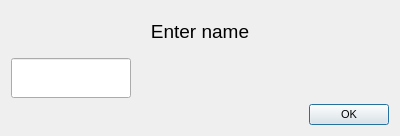
<?xml version="1.0" encoding="UTF-8"?>
<ui version="4.0">
 <class>Dialog</class>
 <widget class="QDialog" name="Dialog">
  <property name="geometry">
   <rect>
    <x>0</x>
    <y>0</y>
    <width>400</width>
    <height>136</height>
   </rect>
  </property>
  <property name="sizePolicy">
   <sizepolicy hsizetype="Fixed" vsizetype="Fixed">
    <horstretch>0</horstretch>
    <verstretch>0</verstretch>
   </sizepolicy>
  </property>
  <property name="font">
   <font>
    <pointsize>8</pointsize>
   </font>
  </property>
  <property name="windowTitle">
   <string>Dialog</string>
  </property>
  <layout class="QVBoxLayout" name="verticalLayout">
   <item>
    <widget class="QLabel" name="label">
     <property name="font">
      <font>
       <pointsize>14</pointsize>
      </font>
     </property>
     <property name="text">
      <string>Enter name</string>
     </property>
     <property name="alignment">
      <set>Qt::AlignCenter</set>
     </property>
    </widget>
   </item>
   <item>
    <widget class="QLineEdit" name="nameEdit">
     <property name="sizePolicy">
      <sizepolicy hsizetype="Expanding" vsizetype="Preferred">
       <horstretch>0</horstretch>
       <verstretch>0</verstretch>
      </sizepolicy>
     </property>
     <property name="maximumSize">
      <size>
       <width>120</width>
       <height>16777215</height>
      </size>
     </property>
     <property name="alignment">
      <set>Qt::AlignLeading|Qt::AlignLeft|Qt::AlignVCenter</set>
     </property>
    </widget>
   </item>
   <item>
    <widget class="QDialogButtonBox" name="dialogOk">
     <property name="orientation">
      <enum>Qt::Horizontal</enum>
     </property>
     <property name="standardButtons">
      <set>QDialogButtonBox::Ok</set>
     </property>
    </widget>
   </item>
  </layout>
 </widget>
 <resources/>
 <connections>
  <connection>
   <sender>dialogOk</sender>
   <signal>accepted()</signal>
   <receiver>Dialog</receiver>
   <slot>accept()</slot>
   <hints>
    <hint type="sourcelabel">
     <x>248</x>
     <y>254</y>
    </hint>
    <hint type="destinationlabel">
     <x>157</x>
     <y>274</y>
    </hint>
   </hints>
  </connection>
  <connection>
   <sender>dialogOk</sender>
   <signal>rejected()</signal>
   <receiver>Dialog</receiver>
   <slot>reject()</slot>
   <hints>
    <hint type="sourcelabel">
     <x>316</x>
     <y>260</y>
    </hint>
    <hint type="destinationlabel">
     <x>286</x>
     <y>274</y>
    </hint>
   </hints>
  </connection>
 </connections>
</ui>
